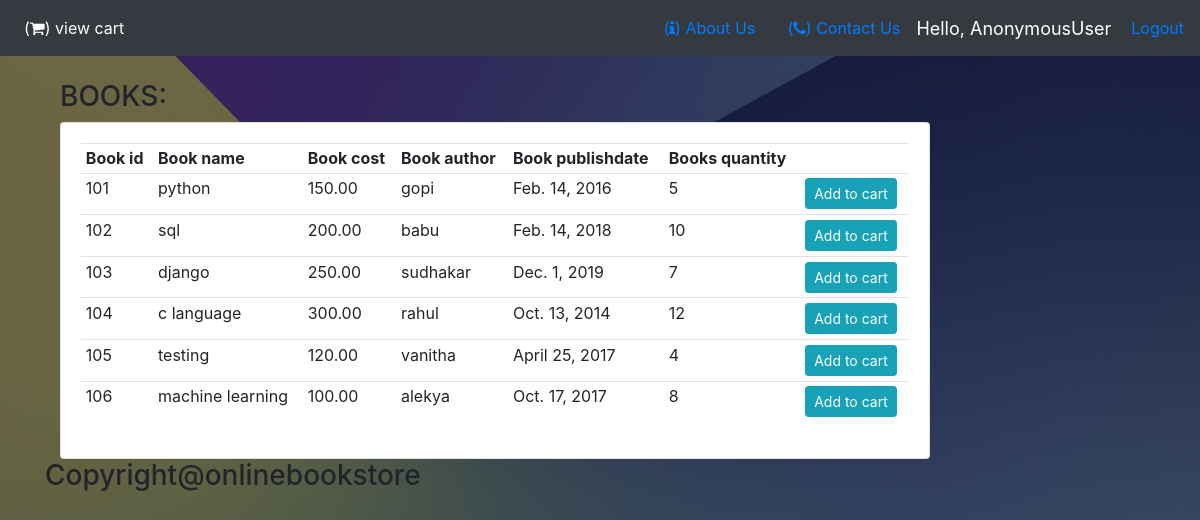
The page /customerpage/ on the database its author committed.
### bookapp/models.py (models this page shows, shortened)
class Book(models.Model):
    bid = models.IntegerField(primary_key=True)
    bname = models.CharField(max_length=20)
    bcost = models.DecimalField(max_digits=10, decimal_places=2)
    bauthor = models.CharField(max_length=20)
    bpdate= models.DateField()
    quantity=models.IntegerField()

### bookapp/views.py (the view)
# urls.py: path('customerpage/',Customerpage,name='customerpage'),
def Customerpage(request):
    qs = Book.objects.all()
    con_dic = {"records": qs}
    return render(request,'customer.html',con_dic)

### templates/customer.html (shortened to what this page needs)
{% load static %}
<html>
    <head>
        <link rel="stylesheet" href="https://stackpath.bootstrapcdn.com/bootstrap/4.5.0/css/bootstrap.min.css">
    </head>
    <body>
	    <link rel="stylesheet" href="https://use.fontawesome.com/releases/v5.6.1/css/all.css">
        <link rel="stylesheet" href="{% static 'Style.css' %}">
        <link rel="stylesheet" href="https://cdnjs.cloudflare.com/ajax/libs/font-awesome/4.7.0/css/font-awesome.min.css">
        <link rel="stylesheet" href="https://stackpath.bootstrapcdn.com/bootstrap/4.5.0/css/bootstrap.min.css">
<nav class="navbar navbar-expand-lg navbar-dark bg-dark">
  <div class="collapse navbar-collapse" id="navbarNav">
    <ul class="navbar-nav">
      <li class="nav-item active">
          <a class="nav-link" href="{% url 'viewcart' %}">(<i class="fa fa-shopping-cart"></i>) view cart</a>
      </li>
    </ul>
  </div>
      <span class="nav-item">
          <a class="nav-link" href="{% url 'aboutus' %}">(<i class="fa fa-info"></i>) About Us</a>
      </span>
      <span class="nav-item">
          <a class="nav-link" href="{% url 'contactus' %}">(<i class="fa fa-phone"></i>) Contact Us</a>
      </span>
          <span class="hello-msg">Hello, {{request.user}}</span>
          <span ><a href="{% url 'logout' %}">Logout</a></span>
</nav>
<br>
<div class="container">
<div class="container row">
    <div class="col-lg-10">
        <h3>BOOKS:</h3>
        <div class="card card-body">
            <table class="table table-sm">
                <tr>
                    <th>Book id</th>
                    <th>Book name</th>
                    <th>Book cost</th>
                    <th>Book author</th>
                    <th>Book publishdate</th>
                    <th>Books quantity</th>
                    <th></th>
                </tr>
                <tr>
                    {% for rec in records %}
                    <tr>
                        <td>{{ rec.bid}}</td>
                        <td>{{ rec.bname}}</td>
                        <td>{{ rec.bcost}}</td>
                        <td>{{ rec.bauthor}}</td>
                        <td>{{ rec.bpdate}}</td>
                        <td>{{ rec.quantity }}</td>
                        <td><a class="btn btn-sm btn-info" href="{% url 'addtocart' rec.bid %}">Add to cart</a> </td>
                    </tr>
                </tr>
                {% endfor %}
            </table>
        </div>
    </div>
</div>
            <marquee>
                <h3>Copyright@onlinebookstore</h3>
            </marquee>
    </body>
</html>

### bookapp/static/Style.css (style rules this page uses)
body { background:linear-gradient(to top,rgba(0,0,0,0.5)50%,rgba(0,0,0,0.5)50%), url(images/bk_pg.jpg); background-position: center; background-size: cover; }

### templates/customer.html (style rules this page uses)
.hello-msg { font-size: 18px; color: #fff; margin-right: 20px; }

### rows shown on the page
Book: bid "101", bname "python", bcost "150.00", bauthor "gopi", bpdate "Feb. 14, 2016", quantity "5"
Book: bid "102", bname "sql", bcost "200.00", bauthor "babu", bpdate "Feb. 14, 2018", quantity "10"
Book: bid "103", bname "django", bcost "250.00", bauthor "sudhakar", bpdate "Dec. 1, 2019", quantity "7"
Book: bid "104", bname "c language", bcost "300.00", bauthor "rahul", bpdate "Oct. 13, 2014", quantity "12"
Book: bid "105", bname "testing", bcost "120.00", bauthor "vanitha", bpdate "April 25, 2017", quantity "4"
Book: bid "106", bname "machine learning", bcost "100.00", bauthor "alekya", bpdate "Oct. 17, 2017", quantity "8"

### other values the page prints
{{ request.user }} "AnonymousUser"
